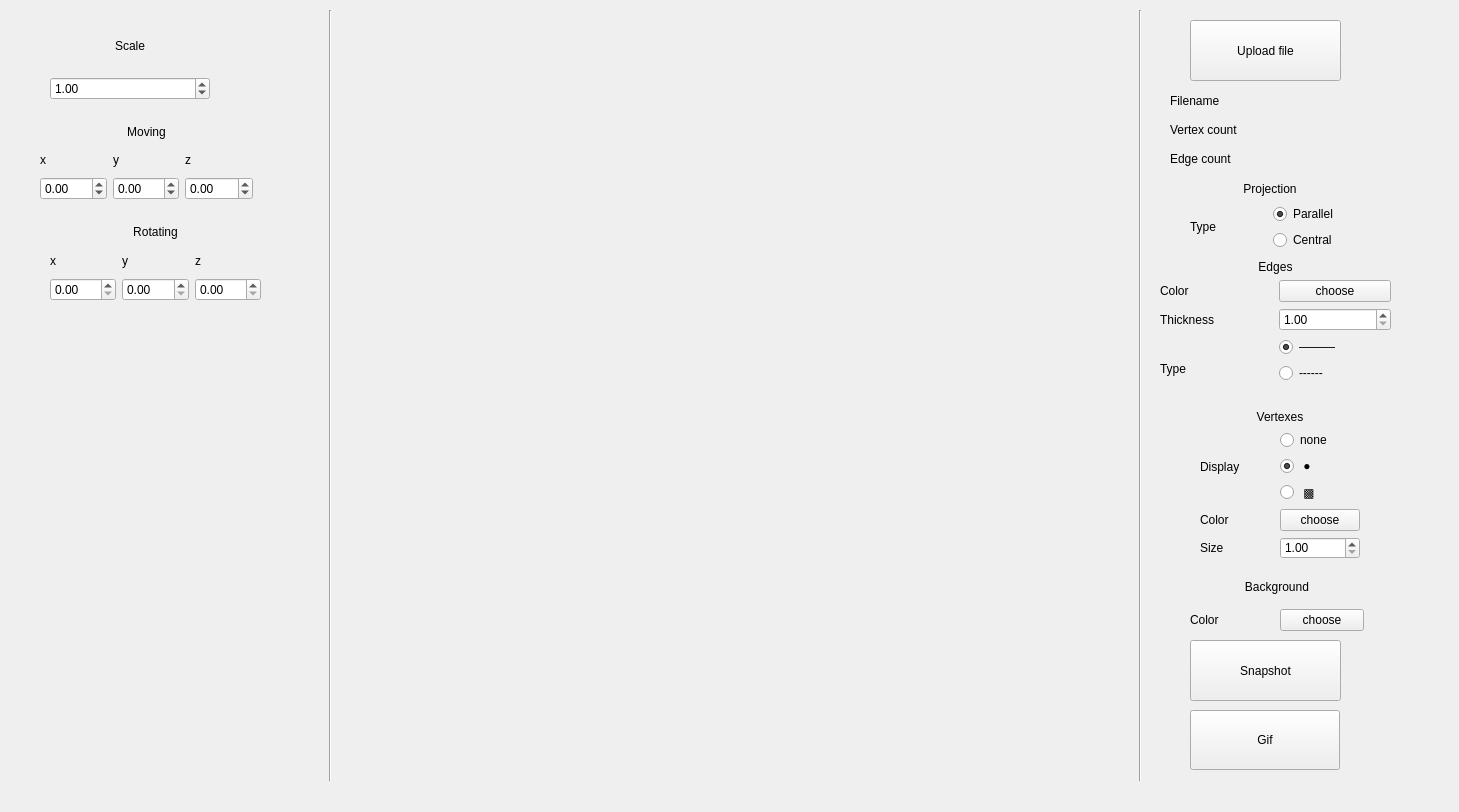
<?xml version="1.0" encoding="UTF-8"?>
<ui version="4.0">
 <class>MainWindow</class>
 <widget class="QMainWindow" name="MainWindow">
  <property name="geometry">
   <rect>
    <x>0</x>
    <y>0</y>
    <width>1459</width>
    <height>812</height>
   </rect>
  </property>
  <property name="windowTitle">
   <string>MainWindow</string>
  </property>
  <widget class="QWidget" name="centralwidget">
   <widget class="QPushButton" name="uploadFileButton">
    <property name="geometry">
     <rect>
      <x>1190</x>
      <y>20</y>
      <width>151</width>
      <height>61</height>
     </rect>
    </property>
    <property name="text">
     <string>Upload file</string>
    </property>
   </widget>
   <widget class="GLWidget" name="GLwidget" native="true">
    <property name="geometry">
     <rect>
      <x>340</x>
      <y>0</y>
      <width>781</width>
      <height>781</height>
     </rect>
    </property>
   </widget>
   <widget class="QWidget" name="gridLayoutWidget">
    <property name="geometry">
     <rect>
      <x>1170</x>
      <y>89</y>
      <width>201</width>
      <height>81</height>
     </rect>
    </property>
    <layout class="QGridLayout" name="gridLayout">
     <item row="2" column="1">
      <widget class="QLabel" name="edgeCountValue">
       <property name="text">
        <string/>
       </property>
      </widget>
     </item>
     <item row="2" column="0">
      <widget class="QLabel" name="edgeCountLabel">
       <property name="text">
        <string>Edge count</string>
       </property>
       <property name="alignment">
        <set>Qt::AlignLeading|Qt::AlignLeft|Qt::AlignVCenter</set>
       </property>
      </widget>
     </item>
     <item row="0" column="0">
      <widget class="QLabel" name="filenameLabel">
       <property name="text">
        <string>Filename</string>
       </property>
       <property name="alignment">
        <set>Qt::AlignLeading|Qt::AlignLeft|Qt::AlignVCenter</set>
       </property>
      </widget>
     </item>
     <item row="0" column="1">
      <widget class="QLabel" name="filenameValue">
       <property name="text">
        <string/>
       </property>
      </widget>
     </item>
     <item row="1" column="1">
      <widget class="QLabel" name="vertexCountValue">
       <property name="text">
        <string/>
       </property>
      </widget>
     </item>
     <item row="1" column="0">
      <widget class="QLabel" name="vertexCountLabel">
       <property name="text">
        <string>Vertex count</string>
       </property>
       <property name="alignment">
        <set>Qt::AlignLeading|Qt::AlignLeft|Qt::AlignVCenter</set>
       </property>
      </widget>
     </item>
    </layout>
   </widget>
   <widget class="QWidget" name="gridLayoutWidget_2">
    <property name="geometry">
     <rect>
      <x>1160</x>
      <y>260</y>
      <width>231</width>
      <height>140</height>
     </rect>
    </property>
    <layout class="QGridLayout" name="gridLayout_2">
     <item row="4" column="1">
      <widget class="QRadioButton" name="dottedRadioButton">
       <property name="text">
        <string>------</string>
       </property>
       <attribute name="buttonGroup">
        <string notr="true">edgeTypeGroup</string>
       </attribute>
      </widget>
     </item>
     <item row="2" column="1">
      <widget class="QDoubleSpinBox" name="thicknessEdgeSpinBox">
       <property name="minimum">
        <double>1.000000000000000</double>
       </property>
       <property name="maximum">
        <double>10.000000000000000</double>
       </property>
       <property name="value">
        <double>1.000000000000000</double>
       </property>
      </widget>
     </item>
     <item row="1" column="1">
      <widget class="QPushButton" name="chooseColorEdgeButton">
       <property name="text">
        <string>choose</string>
       </property>
      </widget>
     </item>
     <item row="3" column="1">
      <widget class="QRadioButton" name="solidRadioButton">
       <property name="text">
        <string>———</string>
       </property>
       <property name="checked">
        <bool>true</bool>
       </property>
       <attribute name="buttonGroup">
        <string notr="true">edgeTypeGroup</string>
       </attribute>
      </widget>
     </item>
     <item row="2" column="0">
      <widget class="QLabel" name="thicknessEdgeLabel">
       <property name="text">
        <string>Thickness</string>
       </property>
       <property name="alignment">
        <set>Qt::AlignLeading|Qt::AlignLeft|Qt::AlignVCenter</set>
       </property>
      </widget>
     </item>
     <item row="1" column="0">
      <widget class="QLabel" name="colorEdgeLabel">
       <property name="text">
        <string>Color</string>
       </property>
       <property name="alignment">
        <set>Qt::AlignLeading|Qt::AlignLeft|Qt::AlignVCenter</set>
       </property>
      </widget>
     </item>
     <item row="3" column="0" rowspan="3">
      <widget class="QLabel" name="typeEdgeLabel">
       <property name="text">
        <string>Type</string>
       </property>
       <property name="alignment">
        <set>Qt::AlignLeading|Qt::AlignLeft|Qt::AlignVCenter</set>
       </property>
      </widget>
     </item>
     <item row="0" column="0" colspan="2">
      <widget class="QLabel" name="label_3">
       <property name="text">
        <string>Edges</string>
       </property>
       <property name="alignment">
        <set>Qt::AlignCenter</set>
       </property>
      </widget>
     </item>
    </layout>
   </widget>
   <widget class="QWidget" name="gridLayoutWidget_3">
    <property name="geometry">
     <rect>
      <x>1200</x>
      <y>410</y>
      <width>160</width>
      <height>149</height>
     </rect>
    </property>
    <layout class="QGridLayout" name="gridLayout_3">
     <item row="5" column="1">
      <widget class="QDoubleSpinBox" name="sizeVertexSpinBox">
       <property name="minimum">
        <double>1.000000000000000</double>
       </property>
       <property name="value">
        <double>1.000000000000000</double>
       </property>
      </widget>
     </item>
     <item row="3" column="1">
      <widget class="QRadioButton" name="squareDisplayRadioButton">
       <property name="text">
        <string> ▩</string>
       </property>
       <attribute name="buttonGroup">
        <string notr="true">displayVertexTypeGroup</string>
       </attribute>
      </widget>
     </item>
     <item row="1" column="0" rowspan="3">
      <widget class="QLabel" name="displayVertexLabel">
       <property name="text">
        <string>Display</string>
       </property>
       <property name="alignment">
        <set>Qt::AlignLeading|Qt::AlignLeft|Qt::AlignVCenter</set>
       </property>
      </widget>
     </item>
     <item row="4" column="1">
      <widget class="QPushButton" name="chooseColorVertexButton">
       <property name="text">
        <string>choose</string>
       </property>
      </widget>
     </item>
     <item row="1" column="1">
      <widget class="QRadioButton" name="noneDisplayRadioButton">
       <property name="text">
        <string>none</string>
       </property>
       <attribute name="buttonGroup">
        <string notr="true">displayVertexTypeGroup</string>
       </attribute>
      </widget>
     </item>
     <item row="2" column="1">
      <widget class="QRadioButton" name="circleDisplayRadioButton">
       <property name="text">
        <string> ●</string>
       </property>
       <property name="checked">
        <bool>true</bool>
       </property>
       <attribute name="buttonGroup">
        <string notr="true">displayVertexTypeGroup</string>
       </attribute>
      </widget>
     </item>
     <item row="5" column="0">
      <widget class="QLabel" name="sizeVertexDisplay">
       <property name="text">
        <string>Size</string>
       </property>
       <property name="alignment">
        <set>Qt::AlignLeading|Qt::AlignLeft|Qt::AlignVCenter</set>
       </property>
      </widget>
     </item>
     <item row="4" column="0">
      <widget class="QLabel" name="colorVertexDisplay">
       <property name="text">
        <string>Color</string>
       </property>
       <property name="alignment">
        <set>Qt::AlignLeading|Qt::AlignLeft|Qt::AlignVCenter</set>
       </property>
      </widget>
     </item>
     <item row="0" column="0" colspan="2">
      <widget class="QLabel" name="label">
       <property name="text">
        <string>Vertexes</string>
       </property>
       <property name="alignment">
        <set>Qt::AlignCenter</set>
       </property>
      </widget>
     </item>
    </layout>
   </widget>
   <widget class="QWidget" name="gridLayoutWidget_4">
    <property name="geometry">
     <rect>
      <x>1190</x>
      <y>570</y>
      <width>174</width>
      <height>61</height>
     </rect>
    </property>
    <layout class="QGridLayout" name="gridLayout_4">
     <item row="0" column="0" colspan="2">
      <widget class="QLabel" name="backgroundLabel">
       <property name="text">
        <string>Background</string>
       </property>
       <property name="alignment">
        <set>Qt::AlignCenter</set>
       </property>
      </widget>
     </item>
     <item row="1" column="1">
      <widget class="QPushButton" name="chooseColorBackgroundLabel">
       <property name="text">
        <string>choose</string>
       </property>
      </widget>
     </item>
     <item row="1" column="0">
      <widget class="QLabel" name="colorBackgroundLabel">
       <property name="text">
        <string>Color</string>
       </property>
       <property name="alignment">
        <set>Qt::AlignLeading|Qt::AlignLeft|Qt::AlignVCenter</set>
       </property>
      </widget>
     </item>
    </layout>
   </widget>
   <widget class="QWidget" name="gridLayoutWidget_5">
    <property name="geometry">
     <rect>
      <x>1190</x>
      <y>180</y>
      <width>160</width>
      <height>70</height>
     </rect>
    </property>
    <layout class="QGridLayout" name="gridLayout_5">
     <item row="2" column="1">
      <widget class="QRadioButton" name="centralRadioButton">
       <property name="text">
        <string>Central</string>
       </property>
       <property name="checked">
        <bool>false</bool>
       </property>
       <attribute name="buttonGroup">
        <string notr="true">protectionTypeGroup</string>
       </attribute>
      </widget>
     </item>
     <item row="0" column="0" colspan="2">
      <widget class="QLabel" name="label_2">
       <property name="text">
        <string>Projection</string>
       </property>
       <property name="alignment">
        <set>Qt::AlignCenter</set>
       </property>
      </widget>
     </item>
     <item row="1" column="1">
      <widget class="QRadioButton" name="parallelRadioButton">
       <property name="text">
        <string>Parallel</string>
       </property>
       <property name="checked">
        <bool>true</bool>
       </property>
       <attribute name="buttonGroup">
        <string notr="true">protectionTypeGroup</string>
       </attribute>
      </widget>
     </item>
     <item row="1" column="0" rowspan="2">
      <widget class="QLabel" name="protectionTypeLabel">
       <property name="text">
        <string>Type</string>
       </property>
       <property name="alignment">
        <set>Qt::AlignLeading|Qt::AlignLeft|Qt::AlignVCenter</set>
       </property>
      </widget>
     </item>
    </layout>
   </widget>
   <widget class="QPushButton" name="takeSnapshotButton">
    <property name="geometry">
     <rect>
      <x>1190</x>
      <y>640</y>
      <width>151</width>
      <height>61</height>
     </rect>
    </property>
    <property name="text">
     <string>Snapshot</string>
    </property>
   </widget>
   <widget class="QPushButton" name="takeGifButton">
    <property name="geometry">
     <rect>
      <x>1190</x>
      <y>710</y>
      <width>150</width>
      <height>60</height>
     </rect>
    </property>
    <property name="text">
     <string>Gif</string>
    </property>
   </widget>
   <widget class="Line" name="line">
    <property name="geometry">
     <rect>
      <x>320</x>
      <y>10</y>
      <width>21</width>
      <height>771</height>
     </rect>
    </property>
    <property name="orientation">
     <enum>Qt::Vertical</enum>
    </property>
   </widget>
   <widget class="Line" name="line_2">
    <property name="geometry">
     <rect>
      <x>1130</x>
      <y>10</y>
      <width>21</width>
      <height>771</height>
     </rect>
    </property>
    <property name="orientation">
     <enum>Qt::Vertical</enum>
    </property>
   </widget>
   <widget class="QWidget" name="gridLayoutWidget_6">
    <property name="geometry">
     <rect>
      <x>50</x>
      <y>20</y>
      <width>160</width>
      <height>80</height>
     </rect>
    </property>
    <layout class="QGridLayout" name="gridLayout_6">
     <item row="0" column="0">
      <widget class="QLabel" name="scaleLabel">
       <property name="text">
        <string>Scale</string>
       </property>
       <property name="alignment">
        <set>Qt::AlignCenter</set>
       </property>
      </widget>
     </item>
     <item row="1" column="0">
      <widget class="QDoubleSpinBox" name="scaleSpinBox">
       <property name="minimum">
        <double>0.100000000000000</double>
       </property>
       <property name="maximum">
        <double>100.000000000000000</double>
       </property>
       <property name="singleStep">
        <double>0.100000000000000</double>
       </property>
       <property name="value">
        <double>1.000000000000000</double>
       </property>
      </widget>
     </item>
    </layout>
   </widget>
   <widget class="QWidget" name="gridLayoutWidget_7">
    <property name="geometry">
     <rect>
      <x>40</x>
      <y>120</y>
      <width>213</width>
      <height>80</height>
     </rect>
    </property>
    <layout class="QGridLayout" name="gridLayout_7">
     <item row="1" column="2">
      <widget class="QLabel" name="zMovingLabel">
       <property name="text">
        <string>z</string>
       </property>
      </widget>
     </item>
     <item row="1" column="0">
      <widget class="QLabel" name="xMovingLabel">
       <property name="text">
        <string>x</string>
       </property>
      </widget>
     </item>
     <item row="2" column="1">
      <widget class="QDoubleSpinBox" name="yMoveSpinBox">
       <property name="minimum">
        <double>-99.000000000000000</double>
       </property>
       <property name="singleStep">
        <double>0.100000000000000</double>
       </property>
      </widget>
     </item>
     <item row="1" column="1">
      <widget class="QLabel" name="yMovingLabel">
       <property name="text">
        <string>y</string>
       </property>
      </widget>
     </item>
     <item row="2" column="0">
      <widget class="QDoubleSpinBox" name="xMoveSpinBox">
       <property name="minimum">
        <double>-99.000000000000000</double>
       </property>
       <property name="singleStep">
        <double>0.100000000000000</double>
       </property>
      </widget>
     </item>
     <item row="0" column="0" colspan="3">
      <widget class="QLabel" name="movingLabel">
       <property name="text">
        <string>Moving</string>
       </property>
       <property name="alignment">
        <set>Qt::AlignCenter</set>
       </property>
      </widget>
     </item>
     <item row="2" column="2">
      <widget class="QDoubleSpinBox" name="zMoveSpinBox">
       <property name="minimum">
        <double>-500.000000000000000</double>
       </property>
       <property name="maximum">
        <double>500.990000000000009</double>
       </property>
       <property name="singleStep">
        <double>0.100000000000000</double>
       </property>
      </widget>
     </item>
    </layout>
   </widget>
   <widget class="QWidget" name="gridLayoutWidget_8">
    <property name="geometry">
     <rect>
      <x>50</x>
      <y>220</y>
      <width>211</width>
      <height>81</height>
     </rect>
    </property>
    <layout class="QGridLayout" name="gridLayout_8">
     <item row="2" column="0">
      <widget class="QDoubleSpinBox" name="xRotateSpinBox">
       <property name="minimum">
        <double>0.000000000000000</double>
       </property>
       <property name="maximum">
        <double>360.000000000000000</double>
       </property>
      </widget>
     </item>
     <item row="2" column="2">
      <widget class="QDoubleSpinBox" name="zRotateSpinBox">
       <property name="minimum">
        <double>0.000000000000000</double>
       </property>
       <property name="maximum">
        <double>360.000000000000000</double>
       </property>
      </widget>
     </item>
     <item row="1" column="1">
      <widget class="QLabel" name="yRotatingLabel">
       <property name="text">
        <string>y</string>
       </property>
      </widget>
     </item>
     <item row="1" column="0">
      <widget class="QLabel" name="xRotatingLabel">
       <property name="text">
        <string>x</string>
       </property>
      </widget>
     </item>
     <item row="1" column="2">
      <widget class="QLabel" name="zRotatingLabel">
       <property name="text">
        <string>z</string>
       </property>
      </widget>
     </item>
     <item row="2" column="1">
      <widget class="QDoubleSpinBox" name="yRotateSpinBox">
       <property name="minimum">
        <double>0.000000000000000</double>
       </property>
       <property name="maximum">
        <double>360.000000000000000</double>
       </property>
      </widget>
     </item>
     <item row="0" column="0" colspan="3">
      <widget class="QLabel" name="rotatingLabel">
       <property name="text">
        <string>Rotating</string>
       </property>
       <property name="alignment">
        <set>Qt::AlignCenter</set>
       </property>
      </widget>
     </item>
    </layout>
   </widget>
  </widget>
  <widget class="QMenuBar" name="menubar">
   <property name="geometry">
    <rect>
     <x>0</x>
     <y>0</y>
     <width>1459</width>
     <height>24</height>
    </rect>
   </property>
  </widget>
 </widget>
 <customwidgets>
  <customwidget>
   <class>GLWidget</class>
   <extends>QWidget</extends>
   <header location="global">glwidget.h</header>
   <container>1</container>
  </customwidget>
 </customwidgets>
 <resources/>
 <connections/>
 <buttongroups>
  <buttongroup name="displayVertexTypeGroup"/>
  <buttongroup name="edgeTypeGroup"/>
  <buttongroup name="protectionTypeGroup"/>
 </buttongroups>
</ui>
